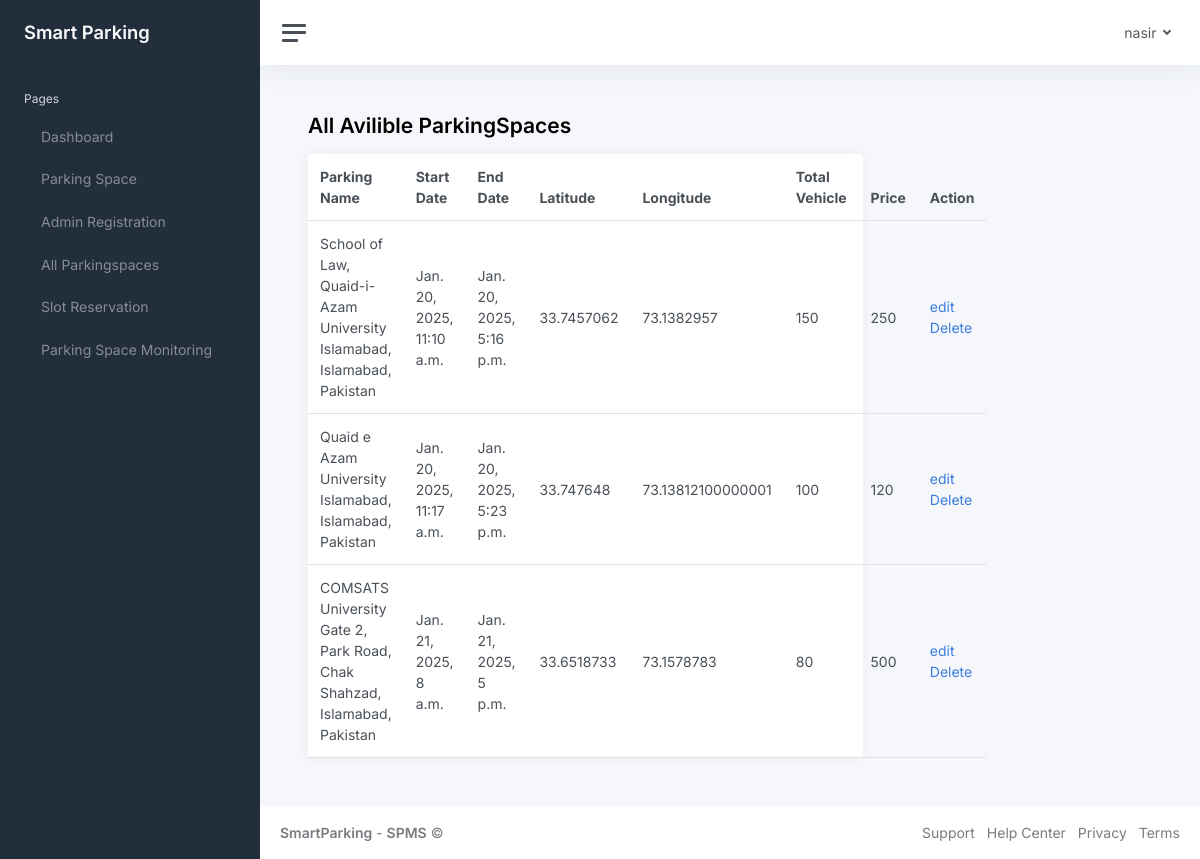
Page /showparkingspaces/ (signed in) on the committed database.
### mainapp/models.py (models this page shows, shortened)
class ParkingSpace(models.Model):
    name = models.CharField(max_length=1000)  # Name of the parking space
    starthours = models.DateTimeField()  # Operating start hours
    endhours = models.DateTimeField()  # Operating end hours
    total_vehicles = models.CharField(max_length=1000, default="0")
    latitude = models.FloatField()  # Latitude of the parking space
    longitude = models.FloatField()  # Longitude of the parking space  # Date and time when the record was created
    price = models.IntegerField()  # Price for parking
    live_feed_url = models.CharField(max_length=1000, blank=True, null=True)  # Live feed camera URL

### mainapp/views.py (the view)
# urls.py: path('showparkingspaces/', views.showparkingspaces, name='showparkingspaces'),
def showparkingspaces(request):
    parkingspaces = ParkingSpace.objects.all()
    context = {'parkingspaces':parkingspaces}
    return render(request , 'show_parkingspace.html', context)

### templates/show_parkingspace.html (shortened to what this page needs)
{% extends 'masterpage.html' %}
{% block body %}
{% load static %}
<main class="content">
    <div class="container-fluid p-0">
        <h1 class="h3 mb-3"><strong> All Avilible ParkingSpaces</strong></h1>
                  <div class="row">
						<div class="col-12 col-lg-8 col-xxl-9 d-flex">
							<div class="card flex-fill">
								<table class="table table-hover my-0">
									<thead>
										<tr>
											<th>Parking Name</th>
											<th>Start Date</th>
											<th>End Date</th>
                                            <th>Latitude</th>
											<th>Longitude</th>
											<th>Total Vehicle</th>
                                            <th>Price</th>
											<th>Action</th>
										</tr>
									</thead>
									<tbody>
                                        {% for ps in parkingspaces %}
										<tr>
											<td >{{ ps.name }}</td>
											<td >{{ ps.starthours }}</td>
											<td>{{ ps.endhours }}</td>
											<td >{{ ps.latitude  }}</td>
                                            <td>{{ ps.longitude  }}</td>
											<td>{{ ps.total_vehicles   }}</td>
                                            <td>{{ ps.price  }}</td>
										  <td>
											 <a  href="{% url 'editparkingspace' ps.id  %}" >edit</a>
											<br>
											 <a href="{% url 'deleteparkingspace' ps.id  %}" >Delete</a>
										</td>
										</tr>
                                        {% endfor %}
									</tbody>
								</table>
							</div>
						</div>
					</div>
</div>
</main>
{% endblock body %}

### templates/masterpage.html (shortened to what this page needs)
<!DOCTYPE html>
<html lang="en">
  <head>
    {% load static %}
    <link href="{% static 'css/app.css' %}" rel="stylesheet" />
  </head>
  <body>
    <div class="wrapper">
      <nav id="sidebar" class="sidebar js-sidebar">
        <div class="sidebar-content js-simplebar">
          <a class="sidebar-brand" href="/">
            <span class="align-middle">Smart Parking</span>
          </a>
          <ul class="sidebar-nav">
            <li class="sidebar-header">Pages</li>
            <li
              class="sidebar-item {% if request.path == '/' %}active{% endif %}"
            >
              <a class="sidebar-link" href="/">
                <span class="align-middle">Dashboard</span>
              </a>
            </li>
            <li
              class="sidebar-item {% if request.path == '/parkingspace' %}active{% endif %}"
            >
              <a class="sidebar-link" href="/parkingspace">
                <span class="align-middle">Parking Space</span>
              </a>
            </li>
            <li
              class="sidebar-item {% if request.path == '/adminsignup' %}active{% endif %}"
            >
              <a class="sidebar-link" href="/adminsignup">
                <span class="align-middle">Admin Registration</span>
              </a>
            </li>
            <li
              class="sidebar-item {% if request.path == '/showparkingspaces' %}active{% endif %}"
            >
              <a class="sidebar-link" href="/showparkingspaces">
                <span class="align-middle">All Parkingspaces</span>
              </a>
            </li>
            <li
              class="sidebar-item {% if request.path == '/slot-reservations/' %}active{% endif %}"
            >
              <a class="sidebar-link" href="/slot-reservations/">
                <span class="align-middle">Slot Reservation</span>
              </a>
            </li>
            <li
              class="sidebar-item {% if request.path == '/upload-video-page' %}active{% endif %}"
            >
              <a class="sidebar-link" href="/upload-video-page">
                <span class="align-middle">Parking Space Monitoring</span>
              </a>
            </li>
          </ul>
        </div>
      </nav>
      <div class="main">
        <nav class="navbar navbar-expand navbar-light navbar-bg">
          <a class="sidebar-toggle js-sidebar-toggle">
            <i class="hamburger align-self-center"></i>
          </a>
          <div class="navbar-collapse collapse">
            <ul class="navbar-nav navbar-align">
              <li class="nav-item dropdown">
                <a
                  class="nav-link dropdown-toggle d-none d-sm-inline-block"
                  href="#"
                  data-bs-toggle="dropdown"
                >
                  {{request.user}}
                </a>
              </li>
            </ul>
          </div>
        </nav>
        {% block body %} {% endblock body %}
        <footer class="footer">
          <div class="container-fluid">
            <div class="row text-muted">
              <div class="col-6 text-start">
                <p class="mb-0">
                  <a
                    class="text-muted"
                    href="https://SmartParking.io/"
                    target="_blank"
                    ><strong>SmartParking</strong></a
                  >
                  -
                  <a
                    class="text-muted"
                    href="https://SmartParking.io/"
                    target="_blank"
                    ><strong>SPMS</strong></a
                  >
                  &copy;
                </p>
              </div>
              <div class="col-6 text-end">
                <ul class="list-inline">
                  <li class="list-inline-item">
                    <a
                      class="text-muted"
                      href="https://SmartParking.io/"
                      target="_blank"
                      >Support</a
                    >
                  </li>
                  <li class="list-inline-item">
                    <a
                      class="text-muted"
                      href="https://SmartParking.io/"
                      target="_blank"
                      >Help Center</a
                    >
                  </li>
                  <li class="list-inline-item">
                    <a
                      class="text-muted"
                      href="https://SmartParking.io/"
                      target="_blank"
                      >Privacy</a
                    >
                  </li>
                  <li class="list-inline-item">
                    <a
                      class="text-muted"
                      href="https://SmartParking.io/"
                      target="_blank"
                      >Terms</a
                    >
                  </li>
                </ul>
              </div>
            </div>
          </div>
        </footer>
      </div>
    </div>
  </body>
</html>

### rows in the picture
ParkingSpace: name "School of Law, Quaid-i-Azam University Islamabad, Islamabad, Pakistan", starthours "Jan. 20, 2025, 11:10 a.m.", endhours "Jan. 20, 2025, 5:16 p.m.", latitude "33.7457062", longitude "73.1382957", total_vehicles "150", price "250"
ParkingSpace: name "Quaid e Azam University Islamabad, Islamabad, Pakistan", starthours "Jan. 20, 2025, 11:17 a.m.", endhours "Jan. 20, 2025, 5:23 p.m.", latitude "33.747648", longitude "73.13812100000001", total_vehicles "100", price "120"
ParkingSpace: name "COMSATS University Gate 2, Park Road, Chak Shahzad, Islamabad, Pakistan", starthours "Jan. 21, 2025, 8 a.m.", endhours "Jan. 21, 2025, 5 p.m.", latitude "33.6518733", longitude "73.1578783", total_vehicles "80", price "500"

### other values in the picture
{{ request.user }} "nasir"
